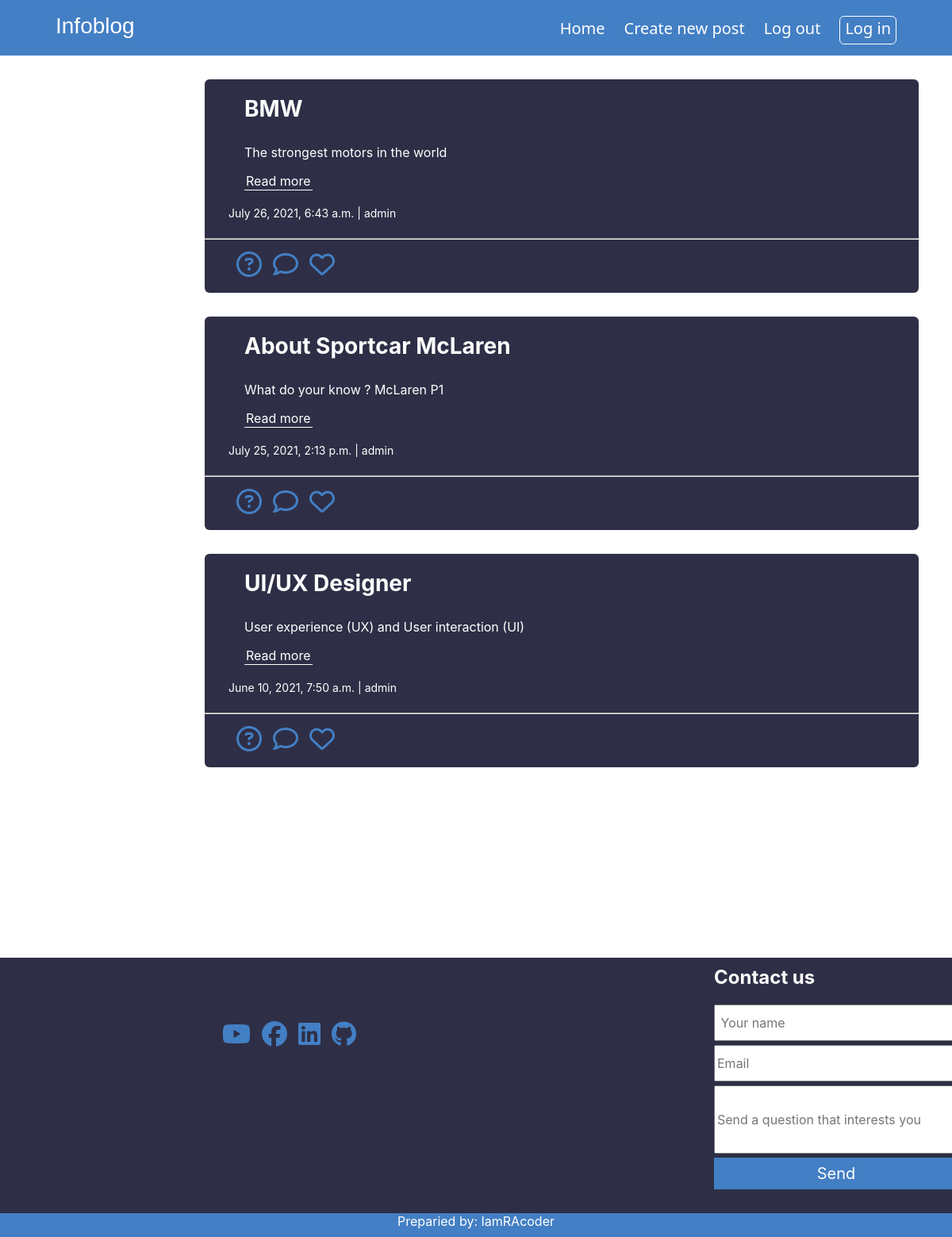
Before: / with the older database file.
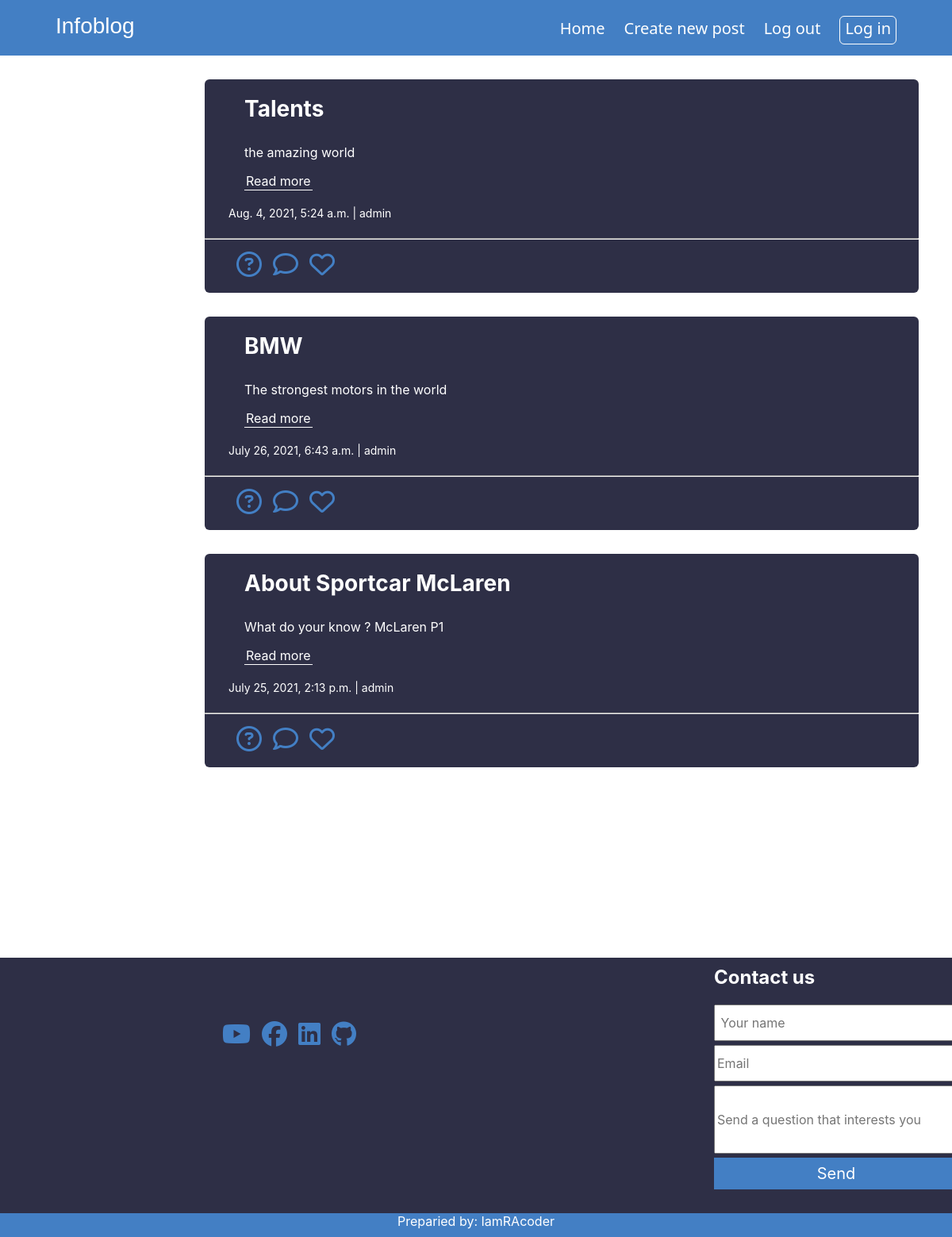
After: the same page with the newer database file.
### blogpostapp/models.py (models this page shows, shortened)
class Post(models.Model):
    category = models.ForeignKey(Category, related_name='posts', on_delete=models.CASCADE)
    title = models.CharField(max_length=25)
    slug = models.SlugField(unique=True)
    intro = models.TextField()
    body = models.TextField()
    author = models.ForeignKey(User, null=True, on_delete=models.CASCADE)
    date_added = models.DateTimeField(auto_now_add=True)

### blogpostapp/views.py (the view)
# urls.py: 2. Add a URL to urlpatterns:  path('', views.home, name='home')
def home(request):
    category=Category.objects.all()
    post=Post.objects.all().order_by('-id')
    page = request.GET.get("page")
    paginator = Paginator(post, 3)
    try:
        post = paginator.page(page)
    except PageNotAnInteger:
        post = paginator.page(1)
    except EmptyPage:
        post = paginator.page(paginator.num_pages)
    return render(request, 'blogpostapp/home.html', {'category': category, 'posts':post})

### blogpostapp/templates/blogpostapp/home.html (shortened to what this page needs)
<!DOCTYPE html>
{% load static %}
<html lang="en">
<head>
    <link rel="stylesheet" href="{% static 'css/stylehome.css' %}">
</head>
<body>
    <header>
        <nav>
            <div class="logo">Infoblog</div>
            <div class="pages">
                <a>Home</a>
                <a href="{% url 'create_post' %}" style="text-decoration: none; color:#fff;">Create new post</a>
                <a>Log out</a>
                <a href="{% url 'login' %}" class="btn" style="text-decoration: none;">Log in</a>
            </div>
        </nav>
    </header>
    {% block content %}
        {% for post in posts %}
            <section>
                    <div class="card">
                        <div class="about">
                            <h3>{{post.title}}</h3>
                            <p>{{post.intro}}</p>
                            <a href="{% url 'detail' post.slug %}">Read more</a>
                        </div>
                            <a class="date">{{post.date_added}} | {{post.author}}</a>
                        <hr>
                            <div class="ic">
                                <i class="far fa-question-circle fa-2x"></i>
                                <a href="{% url 'detail' post.slug %}" style="color:rgb(67, 127, 196);" ><i class="far fa-comment fa-2x"></i></a>
                                <i class="far fa-heart fa-2x"></i></a>
                            </div>
                    </div>
            </section>
        {% endfor %}
    {% endblock content %}
            <footer>
                <div class="fott1">
                    <div class="ic2">
                        <i class="fab fa-youtube fa-2x"></i>
                        <i class="fab fa-facebook fa-2x"></i>
                        <i class="fab fa-linkedin fa-2x"></i>
                        <i class="fab fa-github fa-2x"></i>
                    </div>
                    <form method="POST" action="{% url 'home' %}">
                        <div class="contact">
                            <h2>Contact us</h2>
                            <input type="text" name="name" class="name" placeholder=" Your name" required>
                            <input type="email" name="email" class="email" placeholder="Email" required>
                            <br>
                            <input type="text" name="messages" class="messages" placeholder="Send a question that interests you" required>
                            <button class="btn2" type="submit">Send</button>
                        </div>
                    </form>
                </div>
                <div class="fott2">
                    <a>Preparied by: IamRAcoder</a>
                </div>
            </footer>
</body>
</html>

### static/css/stylehome.css (style rules this page uses)
body { background-color: #fff; height: 100vh; width:auto; }
header nav { margin: -8px; height:70px; width:auto; background-color: rgb(67, 127, 196); color: white; display: flex; justify-content: space-between; align-items: center; }
.logo { margin-top: -5px; margin-left: 70px; font-size: 28px; font-family: 'Franklin Gothic Medium', 'Arial Narrow', Arial, sans-serif; }
.pages { margin-right: 70px; }
.pages a { margin-left: 20px; font-size: 20px; font-family: 'Segoe UI', Tahoma, Geneva, Verdana, sans-serif; cursor: pointer; transition: .7s; }
.pages .btn { color:#fff; border: 1px solid white; border-radius: 6px; padding: 1px 6px 6px 6px; transition: .4s; }
section .card { position: relative; margin-top: 300px; margin-left: 250px; min-height: 100px; width: 900px; background-color: rgb(46, 47, 70); border-radius: 6px; color: #fff }
section .card .about { min-height:150px; margin-bottom: 50px; width:800px; margin-left: 50px; margin-top: -270px; font-family: -apple-system, BlinkMacSystemFont, 'Segoe UI', Roboto, Oxygen, Ubuntu, Cantarell, 'Open Sans', 'Helvetica Neue', sans-serif; }
section .card .about h3 { padding-top: 20px; font-size: 28px; font-family: -apple-system, BlinkMacSystemFont, 'Segoe UI', Roboto, Oxygen, Ubuntu, Cantarell, 'Open Sans', 'Helvetica Neue', sans-serif; }
section .card .about a { color:#fff; text-decoration: none; padding:1px 2px 1px 2px; border-bottom: 1px solid #fff; border-radius: 10px #fff; transition: 0.3s; }
section .card .date { position: absolute; margin-top: -40px; margin-left: 30px; font-family: -apple-system, BlinkMacSystemFont, 'Segoe UI', Roboto, Oxygen, Ubuntu, Cantarell, 'Open Sans', 'Helvetica Neue', sans-serif; font-size: 14px; }
section .card .ic { margin-left: 30px; margin-top: 15px; cursor: pointer; color:rgb(67, 127, 196); }
section .card i { padding-bottom: 20px; padding-left: 10px; transition: .4s; }
footer .fott1 { margin: 240px -8px 0 -8px; width:auto; height:330px; background-color: rgb(46, 47, 70); }
footer .fott1 .ic2 { position: absolute; margin-top: 80px; margin-left: 270px; color:rgb(67, 127, 196); cursor:pointer; }
footer .fott1 i { padding-left: 10px; transition: .4s; }
footer .contact { position: absolute; margin:-10px 0 0 900px; padding-top:-10px; font-family: -apple-system, BlinkMacSystemFont, 'Segoe UI', Roboto, Oxygen, Ubuntu, Cantarell, 'Open Sans', 'Helvetica Neue', sans-serif; color:#fff; }
footer .contact .name { margin-bottom:5px; width:300px; height:40px; color: rgb(46, 47, 70); font-size: 16px; font-family: -apple-system, BlinkMacSystemFont, 'Segoe UI', Roboto, Oxygen, Ubuntu, Cantarell, 'Open Sans', 'Helvetica Neue', sans-serif; }
footer .contact .email { width:300px; height:40px; color: rgb(46, 47, 70); font-size: 16px; font-family: -apple-system, BlinkMacSystemFont, 'Segoe UI', Roboto, Oxygen, Ubuntu, Cantarell, 'Open Sans', 'Helvetica Neue', sans-serif; }
footer .contact .messages { margin-top:5px; width:300px; height:80px; color: rgb(46, 47, 70); font-size: 16px; font-family: -apple-system, BlinkMacSystemFont, 'Segoe UI', Roboto, Oxygen, Ubuntu, Cantarell, 'Open Sans', 'Helvetica Neue', sans-serif; }
footer .btn2 { margin-top:5px; width:308px; height:40px; color: #ffffff; border:none; background-color: rgb(67, 127, 196); font-size: 20px; font-family: -apple-system, BlinkMacSystemFont, 'Segoe UI', Roboto, Oxygen, Ubuntu, Cantarell, 'Open Sans', 'Helvetica Neue', sans-serif; transition: 0.4s; }
footer .fott2 { margin: -8px; background-color:rgb(67, 127, 196); width:auto; height:30px; text-align: center; color:#fff; font-family: -apple-system, BlinkMacSystemFont, 'Segoe UI', Roboto, Oxygen, Ubuntu, Cantarell, 'Open Sans', 'Helvetica Neue', sans-serif; }
footer .fott2 a { margin-top: 10px; }

Changed rows visible on the page:
no longer on this page (row unchanged): Post: title "UI/UX Designer", intro "User experience (UX) and User interaction (UI)", date_added "June 10, 2021, 7:50 a.m.", author "admin"
added Post: title "Talents", intro "the amazing world", date_added "Aug. 4, 2021, 5:24 a.m.", author "admin"
